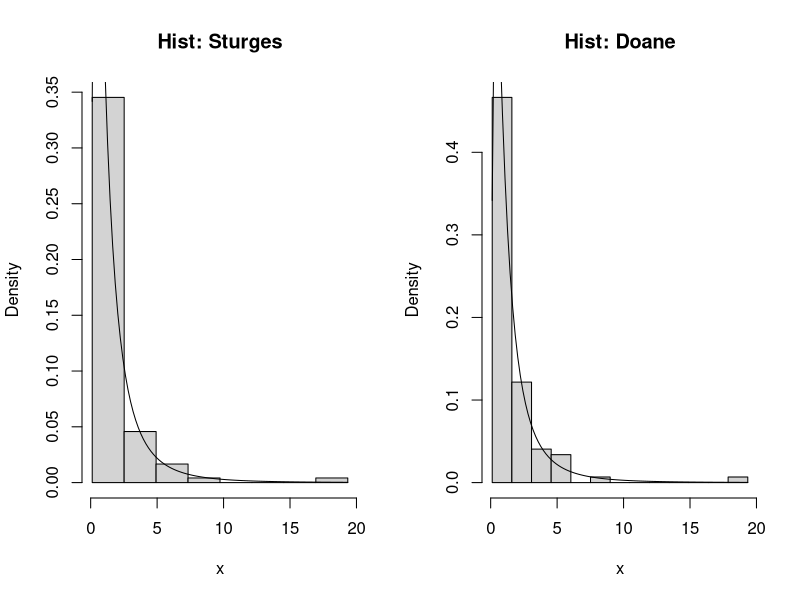
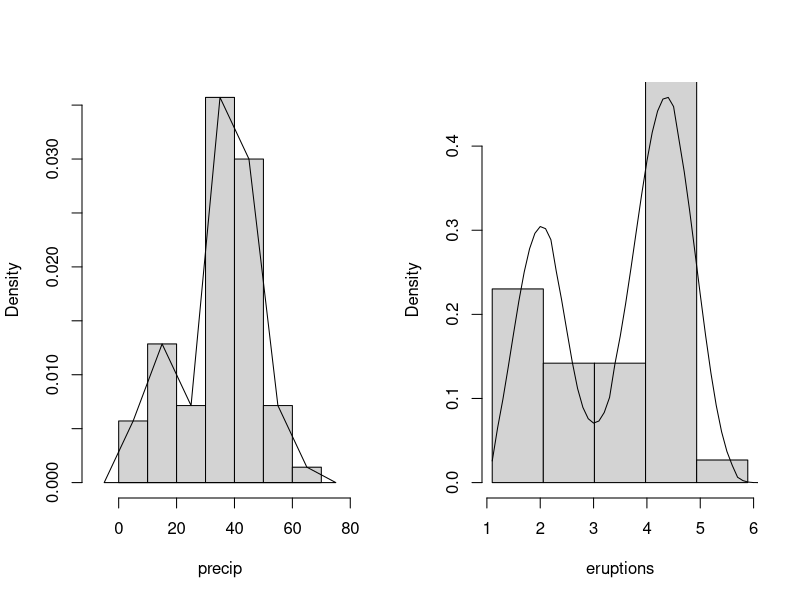
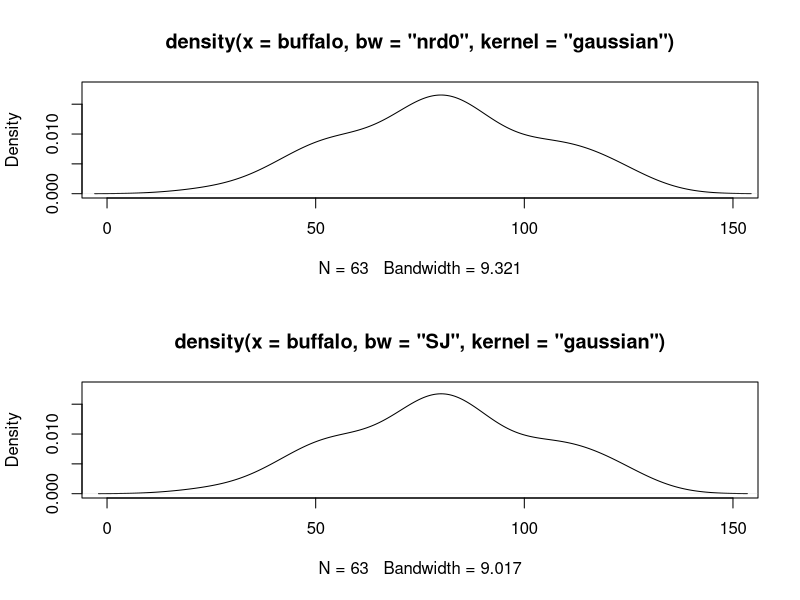
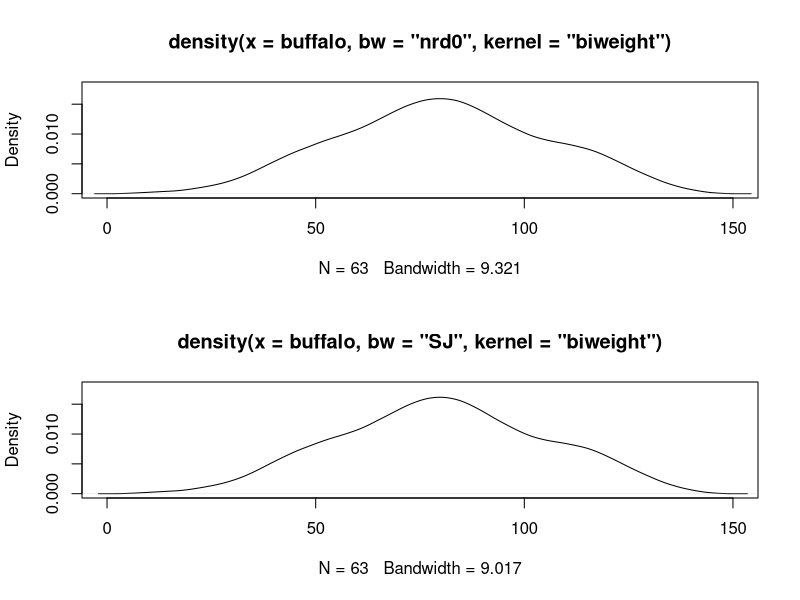

Recreate these plots in R, in order.
## ---- chunk 1
knitr::opts_chunk$set(echo = TRUE)
knitr::opts_chunk$set(
  fig.path = "README_figs/README-12-"
)
library(coda)
set.seed(04232021)
# Ch.12: 12.1, 12.4, 12.6, 12.8, 12.13 (BONUS) 
## ---- chunk 2
par(mfrow=c(1,2))
n <- 100
x <- rlnorm(n)
nclass <- ceiling(1 + log2(n))
cwidth <- diff(range(x) / nclass)
breaks <- min(x) + cwidth * 0:nclass
h.sturges <- hist(x, breaks = breaks, freq = FALSE, main = "Hist: Sturges")
curve(dlnorm(x), add=TRUE)


# Applying Doane’s correction requires the sample skewness.
skew <- function(x) {
  xbar <- mean(x)
  m3 <- mean((x - xbar) ^ 3)
  m2 <- mean((x - xbar) ^ 2)
  return(m3 / m2 ^ 1.5)
}

# Doane constant
abs_data = abs(skew(x))
se <- sqrt(6 * (n - 2) / ((n + 1) * (n + 3)))
Ke <- log2(1 + abs_data / se)
nclass.Doane <- ceiling(nclass.Sturges(x) + Ke)
cwidth.Doane <- diff(range(x) / nclass.Doane)
breaks.Doane <- min(x) + cwidth.Doane * seq(0, nclass.Doane)
h.Doane <- hist(x, breaks = breaks.Doane, freq = FALSE, main = "Hist: Doane")
curve(dlnorm(x), add=TRUE)
## ---- chunk 3
# number of bins

cbind(Sturges = nclass, Doane = nclass.Doane)

# bins
cbind(bins.Sturges = cwidth, bins.Doane = cwidth.Doane)

# breaks length
cbind(breaks.Struge = length(breaks), breaks.Doane = length(breaks.Doane))

# Counts Struges
h.sturges$counts
# counts Doane
h.Doane$counts

# The deciles of the standard lognormal
decile.true = qlnorm( seq(.1,.9,.1) )
round(decile.true, 2 )

# df(d)
f.true10 = dlnorm( decile.true )
round(f.true10, 2 )

# Struges breaks
round(h.sturges$breaks, 1)
# Doane breaks
round(h.Doane$breaks, 1)

# Sturges density
round(h.sturges$density, 2)
# Doane density
round(h.Doane$density, 2)
## ---- chunk 4
n <- length(precip)
# freq poly bin width using normal ref rule
h <- 2.15 * (stats::IQR(precip) / 1.348) * n ^ (-1 / 5)

# calculate the sequence of breaks and histogram
br <- pretty(precip, diff(range(precip)) / h)
brplus <- c(min(br) - h, max(br + h))
histg <- hist( precip, breaks = br, freq = FALSE, main = "", xlim = brplus)

vx <- histg$mids # density est at vertices of polygon
vy <- histg$density

delta <- diff(vx)[1] # h after pretty is applied
k <- length(vx)

vx <- vx + delta # the bins on the ends
vx <- c(vx[1] - 2 * delta, vx[1] - delta, vx)
vy <- c(0, vy, 0)

# add the polygon to the histogram
polygon(vx, vy)

# check estimates by numerical integration
fpoly <- approxfun(vx, vy)
print(integrate(fpoly, lower=min(vx), upper=max(vx)))
## ---- chunk 5
eruptions <- faithful$eruptions
n <- length(eruptions)

m <- 20
a <- min(eruptions) - .5
b <- max(eruptions) + .5
h <- 2.576 * sqrt(var(eruptions)) * n ^ (-1 / 5)
delta <- h / m
#get the bin counts on the delta-width mesh.
br <- seq(a - delta * m, b + 2 * delta * m, delta)
histg <- hist(eruptions, breaks = br, plot = FALSE)
nk <- histg$counts
K <- abs((1 - m):(m - 1))

fhat <- function(x) {
  # locate the leftmost interval containing x
  i <- max(which(x > br))
  k <- (i - m + 1):(i + m - 1)
  # get the 2m-1 bin counts centered at x
  vk <- nk[k]
  sum((1 - K / m) * vk) / (n * h) #f.hat
  sum((15 / 16) * (1 - (K / m) ^ 2) ^ 2 * vk) / (n * h)
}

# density can be computed at any points in range of data
z <- as.matrix(seq(a, b + h, .1))
f.ash <- apply(z, 1, fhat) #density estimates at midpts

# plot ASH density estimate over histogram
br2 <- seq(a, b + h, h)
hist(
  eruptions,
  breaks = br2,
  freq = FALSE,
  main = "",
  ylim = c(0, max(f.ash))
)
lines(z, f.ash, xlab = "eruptions")
## ---- chunk 6
library( gss )
data( buffalo ) 
buffalo.dens0 = density( buffalo, bw='nrd0', kernel='gaussian')
buffalo.dens0SJ = density( buffalo, bw='SJ', kernel='gaussian') 
buffalo.densBiw = density( buffalo, bw='nrd0', kernel='biweight')
buffalo.densBiwSJ = density( buffalo, bw='SJ', kernel='biweight')
par( mfrow= c(2,1) )
plot( buffalo.dens0, xlim=c(0,150), ylim=c(0,0.018) )
plot( buffalo.dens0SJ, xlim=c(0,150), ylim=c(0,0.018)) 
## ---- chunk 7
par( mfrow= c(2,1) )
plot( buffalo.densBiw, xlim=c(0,150), ylim=c(0,0.018) )
plot( buffalo.densBiwSJ, xlim=c(0,150), ylim=c(0,0.018) )
